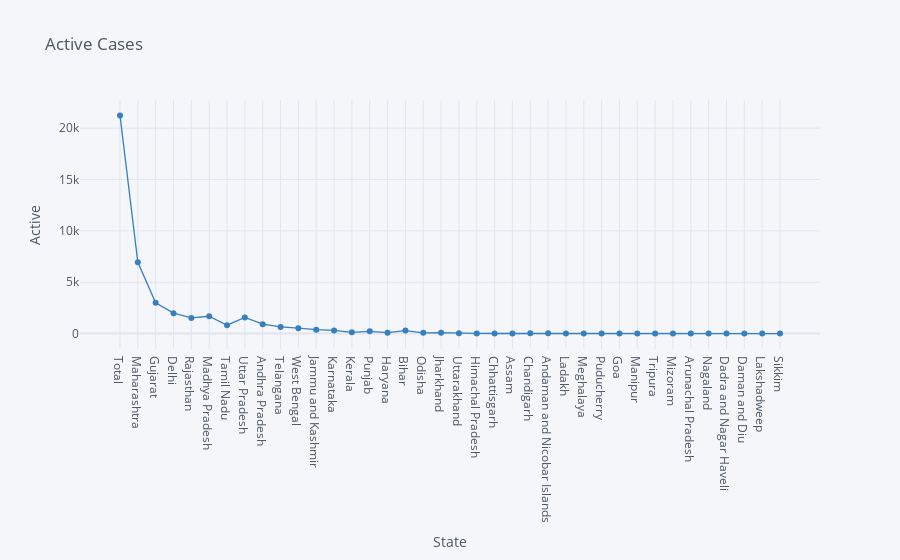

Here is the notebook cell this chart was saved with:
### Markdown cell above
# Active Cases as per State

### Code cell
df.iplot(kind="scatter",x="State",y="Active",mode='markers+lines',title="Active Cases",xTitle="State",yTitle="Active",colors='blue',size=0)

### Figure 1 — Plotly figure (JSON) as saved in the notebook; plotly's stock layout.template omitted (floating-point values rounded to 4 significant figures)
{"data": [{"line": {"color": "rgba(55, 128, 191, 1.0)", "dash": "solid", "shape": "linear", "width": 1.3}, "marker": {"size": 0, "symbol": "circle"}, "mode": "markers+lines", "name": "Active", "text": "", "type": "scatter", "x": ["Total", "Maharashtra", "Gujarat", "Delhi", "Rajasthan", "Madhya Pradesh", "Tamil Nadu", "Uttar Pradesh", "Andhra Pradesh", "Telangana", "West Bengal", "Jammu and Kashmir", "Karnataka", "Kerala", "Punjab", "Haryana", "Bihar", "Odisha", "Jharkhand", "Uttarakhand", "Himachal Pradesh", "Chhattisgarh", "Assam", "Chandigarh", "Andaman and Nicobar Islands", "Ladakh", "Meghalaya", "Puducherry", "Goa", "Manipur", "Tripura", "Mizoram", "Arunachal Pradesh", "Nagaland", "Dadra and Nagar Haveli", "Daman and Diu", "Lakshadweep", "Sikkim"], "y": [21243, 6939, 2992, 1987, 1519, 1685, 812, 1565, 911, 646, 524, 375, 300, 123, 219, 85, 287, 75, 82, 18, 16, 5, 8, 28, 22, 4, 11, 4, 0, 0, 0, 1, 0, 0, 0, 0, 0, 0]}], "layout": {"legend": {"bgcolor": "#F5F6F9", "font": {"color": "#4D5663"}}, "paper_bgcolor": "#F5F6F9", "plot_bgcolor": "#F5F6F9", "title": {"font": {"color": "#4D5663"}, "text": "Active Cases"}, "xaxis": {"gridcolor": "#E1E5ED", "showgrid": true, "tickfont": {"color": "#4D5663"}, "title": {"font": {"color": "#4D5663"}, "text": "State"}, "zerolinecolor": "#E1E5ED"}, "yaxis": {"gridcolor": "#E1E5ED", "showgrid": true, "tickfont": {"color": "#4D5663"}, "title": {"font": {"color": "#4D5663"}, "text": "Active"}, "zerolinecolor": "#E1E5ED"}}}
